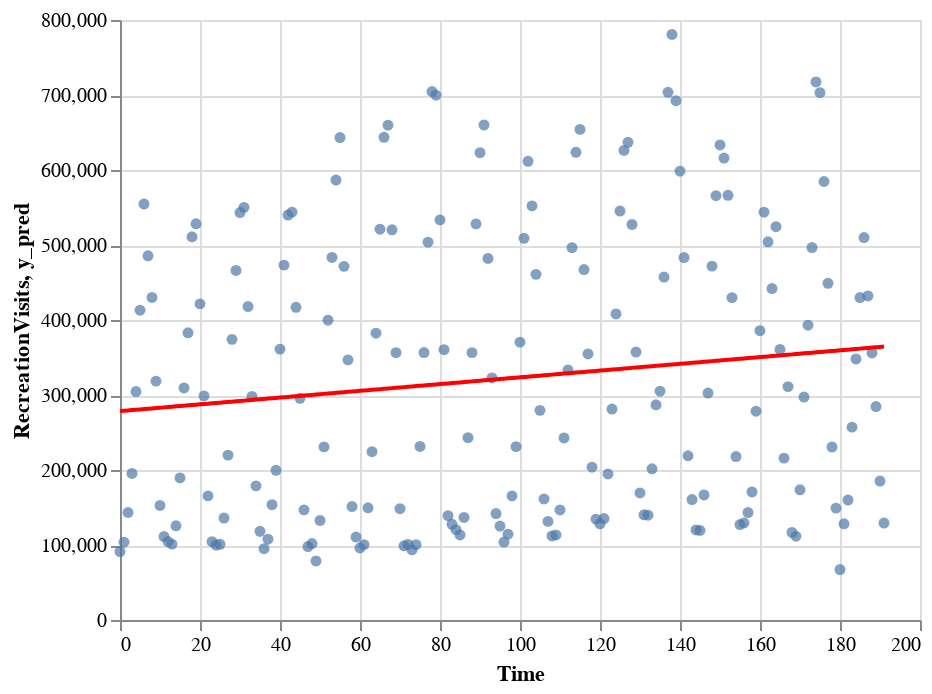

Write notebook code for a chart like this one.
### Markdown cell above
**Linear Regression Plot**

### Code cell
pred_scatter = alt.Chart(npDF).mark_circle().encode(
    x='Time:Q',
    y= 'RecreationVisits:Q',

)

pred_line = alt.Chart(npDF).mark_line(color = 'red').encode(
    x='Time:Q',
    y= 'y_pred:Q',
)


pred_scatter + pred_line

### Figure 1 — Vega-Lite specification as saved in the notebook (floating-point values rounded to 4 significant figures; data arrays with more than 128 entries replaced by an {"elided": "..."} marker saying what was removed)
{"config": {"view": {"continuousWidth": 400, "continuousHeight": 300}}, "layer": [{"mark": "circle", "encoding": {"x": {"type": "quantitative", "field": "Time"}, "y": {"type": "quantitative", "field": "RecreationVisits"}}}, {"mark": {"type": "line", "color": "red"}, "encoding": {"x": {"type": "quantitative", "field": "Time"}, "y": {"type": "quantitative", "field": "y_pred"}}}], "data": {"name": "data-b315a7f2651f22a5e91afabc951398ea"}, "$schema": "https://vega.github.io/schema/vega-lite/v4.8.1.json", "datasets": {"data-b315a7f2651f22a5e91afabc951398ea": {"elided": "192 records"}}}
